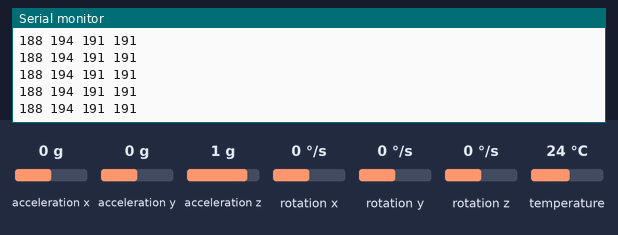
Simulated run of this sketch. Board: ESP32. Shown: the last lines printed to the serial monitor. The test bench sets the inputs (shaded band); at power-on: acceleration x 0 g, acceleration y 0 g, acceleration z 1 g, rotation x 0 °/s, rotation y 0 °/s, rotation z 0 °/s, temperature 24 °C.

Above: at 1.4 s.
1.5 s: acceleration x set to -1.4 g
At 2.1 s:
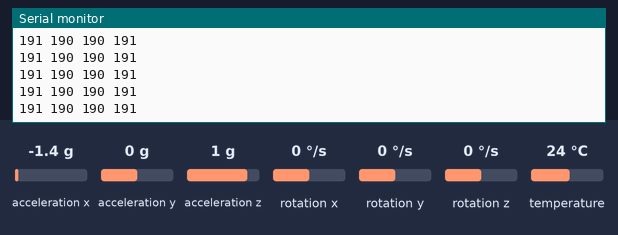
3.0 s: acceleration y set to -1.4 g
At 3.9 s:
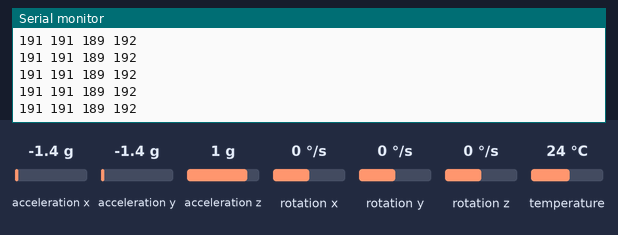
4.5 s: acceleration z set to -1.4 g
At 5.3 s:
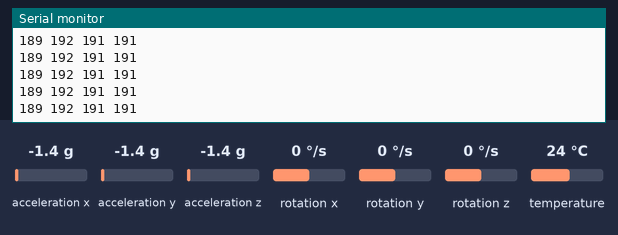
6.0 s: rotation x set to -192 °/s
At 6.5 s:
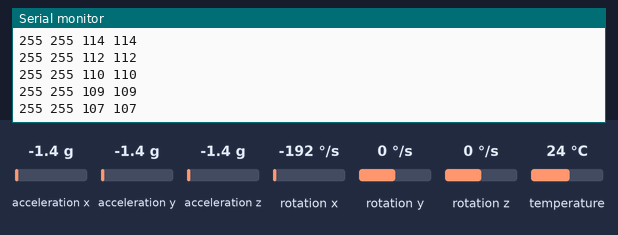
Timing chart, 0 to 8.5 s (numbered marks = the images above; inputs shaded):
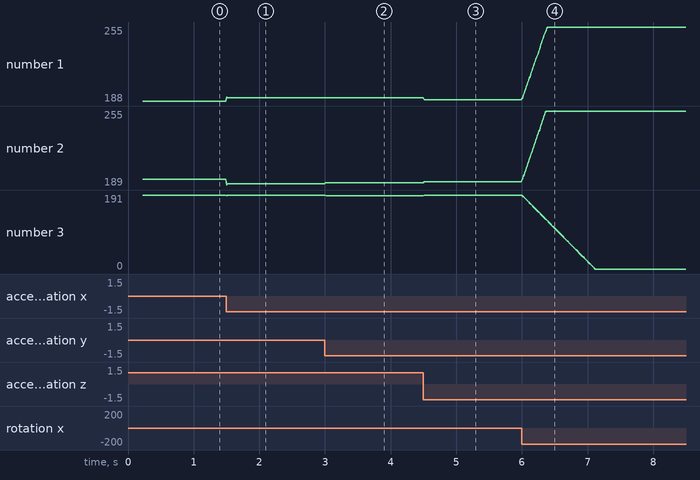

Measured:
- after the input at 1.5 s, the serial monitor: prints a new line at once (image 1)
- after the input at 3.0 s, the serial monitor: prints a new line at once (image 2)
- after the input at 4.5 s, the serial monitor: prints a new line at once (image 3)
- after the input at 6.0 s, the serial monitor: prints a new line at once (image 4)
- plotted number 1: 189 → 255 after the input at 6.0 s
- plotted number 2: 194 → 190 after the input at 1.5 s, 192 → 255 after the input at 6.0 s
- plotted number 3: 191 → 190 after the input at 1.5 s, 191 → 0 after the input at 6.0 s

The sketch:

PID.ino
```cpp
#include <Arduino.h>
#include <Adafruit_MPU6050.h>
#include <Adafruit_Sensor.h>
#include <Wire.h>
#include <math.h>

Adafruit_MPU6050 mpu;

// Motor pins
int motor_pins[4] = {12,13,14,27};

// Sensor orientation
int orientation = 2;

// MPU6050 pins
#define SCL_PIN 26
#define SDA_PIN 25


// Drone control variables
double desiredAngles[3] = {0,0,0};
double desiredThrottle = 0.75;
double currentAngles[3] = {0,0,0};
double* offsets;
double* data;
double integratedAngles[3] = {0,0,0};
double accAngles[3] = {0,0,0};
double alpha = 0.98;

// Time variables
unsigned long previous_time = 0;
unsigned long current_time = 0;
double dt;

// PID variables
double P=0.2,I=0.01,D=0.01;
double P_terms[3] = {0,0,0};
double I_terms[3] = {0,0,0};
double D_terms[3] = {0,0,0};
double current_errors[3] = {0,0,0};
double previous_errors[3] = {0,0,0};
double rate_outputs[3] = {0,0,0};

// Motor inputs
int motor_inputs[4] = {0,0,0,0};

double* getData(){
  /* Get new sensor events with the readings */
  sensors_event_t a, g, temp;
  mpu.getEvent(&a, &g, &temp);
  static double arr[6];
  arr[0] = a.acceleration.x;
  arr[1] = a.acceleration.y;
  arr[2] = a.acceleration.z;

  arr[3] = g.gyro.x;
  arr[4] = g.gyro.y;
  arr[5] = g.gyro.z;
  return arr;
  // AccX = a.acceleration.x
  // return [a.acceleration.x,a.acceleration.y,a.acceleration.z,a.gyro.x,a.gyro.y,a.gyro.z];
  // double data[6] = {a.acceleration.x, a.acceleration.y, a.acceleration.z, a.gyro.x, a.gyro.y, a.gyro.z};
}

double* getFilteredData(int n){
  double sums[6] = {0,0,0,0,0,0};

  static double avgs[6];

  //Finding sums
  for(int i=1; i<=n; i++){
    static double* data;
    data = getData();
    for(int j=0; j<6; j++){
      sums[j] = sums[j]+data[j];
    }
  }

  //Finding avgs
  for(int i=0; i<6; i++){
    avgs[i] = sums[i]/n;
  }

  return avgs;
}

double* calliberateSensor(){
  static double offsets[6];
  static double* data;
  data = getFilteredData(5);

  for(int i=0; i<6; i++){
    offsets[i] = data[i];
  }

  return offsets;
}

void setup() {
  //Initialize Serial
  Serial.begin(115200);
  delay(100);

  //Initialize MPU6050
  Wire.begin(SDA_PIN,SCL_PIN);
  if (!mpu.begin()) {
    Serial.println("Failed to find MPU6050 chip");
    while (1) {
      delay(10);
    }
  }
  mpu.setAccelerometerRange(MPU6050_RANGE_16_G);
  mpu.setGyroRange(MPU6050_RANGE_250_DEG);
  mpu.setFilterBandwidth(MPU6050_BAND_21_HZ);
  delay(100);

  //Calliberate sensor
  offsets = calliberateSensor();
}

void loop() {
  // Read Sensor data
  current_time = micros();
  data = getFilteredData(5);


  // Calculate angles
  dt = (current_time-previous_time)*pow(10,-6);
  //Integrated Angles
  for(int i=0;i<3;i++){
    integratedAngles[i]+=dt*(data[i+3]-offsets[i+3]);
  }

  //Angles from triginometry/Acceletration
  if(orientation == 2){
    if(data[0]==0){
      accAngles[1] = 3.14/2;
      accAngles[2] = 3.14/2;
    }else{
          accAngles[2] = atan(data[1]/data[0]);
          accAngles[1] = atan(data[2]/data[0]);
    }
  }
  //Sign correction
  if(orientation==2){
    // double temp=integratedAngles[0];
    accAngles[2] = -accAngles[2];
    // integratedAngles[0] = -temp;
  }
  // accAngles[0] = integratedAngles[0];
  // //Complementary filter
  for(int i=1; i<3; i++){
    currentAngles[i] = alpha*integratedAngles[i] + (1-alpha)*accAngles[i];
  }
  currentAngles[0] = integratedAngles[0];

  // PID control

  // Finding errors in angles
  for(int i =0;i<3;i++){
    current_errors[i] = currentAngles[i]-desiredAngles[i];
  }

  // // Find rate outputs:
  for(int i=0;i<3;i++){
    P_terms[i] = P*current_errors[i];
    I_terms[i] = I_terms[i]+I*current_errors[i]*dt;
    D_terms[i] = (current_errors[i]-previous_errors[i])/dt;

    // rate_outputs[i] = P_terms[i]+I_terms[i]+D_terms[i];
    rate_outputs[i] = P_terms[i];
  }
  //calculate motor inputs
  motor_inputs[0] = (desiredThrottle-rate_outputs[0]-rate_outputs[1]+rate_outputs[2])*255;
  motor_inputs[1] = (desiredThrottle-rate_outputs[0]+rate_outputs[1]-rate_outputs[2])*255;
  motor_inputs[2] = (desiredThrottle+rate_outputs[0]+rate_outputs[1]+rate_outputs[2])*255;
  motor_inputs[3] = (desiredThrottle+rate_outputs[0]-rate_outputs[1]-rate_outputs[2])*255;

  //Give motor inputs
  for(int i=0;i<4;i++){
    if(motor_inputs[i]<0){
      motor_inputs[i] = 0;
    }
    else if(motor_inputs[i]>255){
      motor_inputs[i] = 255;
    }
    Serial.print(motor_inputs[i]);
    Serial.print(" ");
  }
  Serial.println("");


  for(int i=0;i<3;i++){
    previous_errors[i] = current_errors[i];
  }
  previous_time = current_time;
}
```
